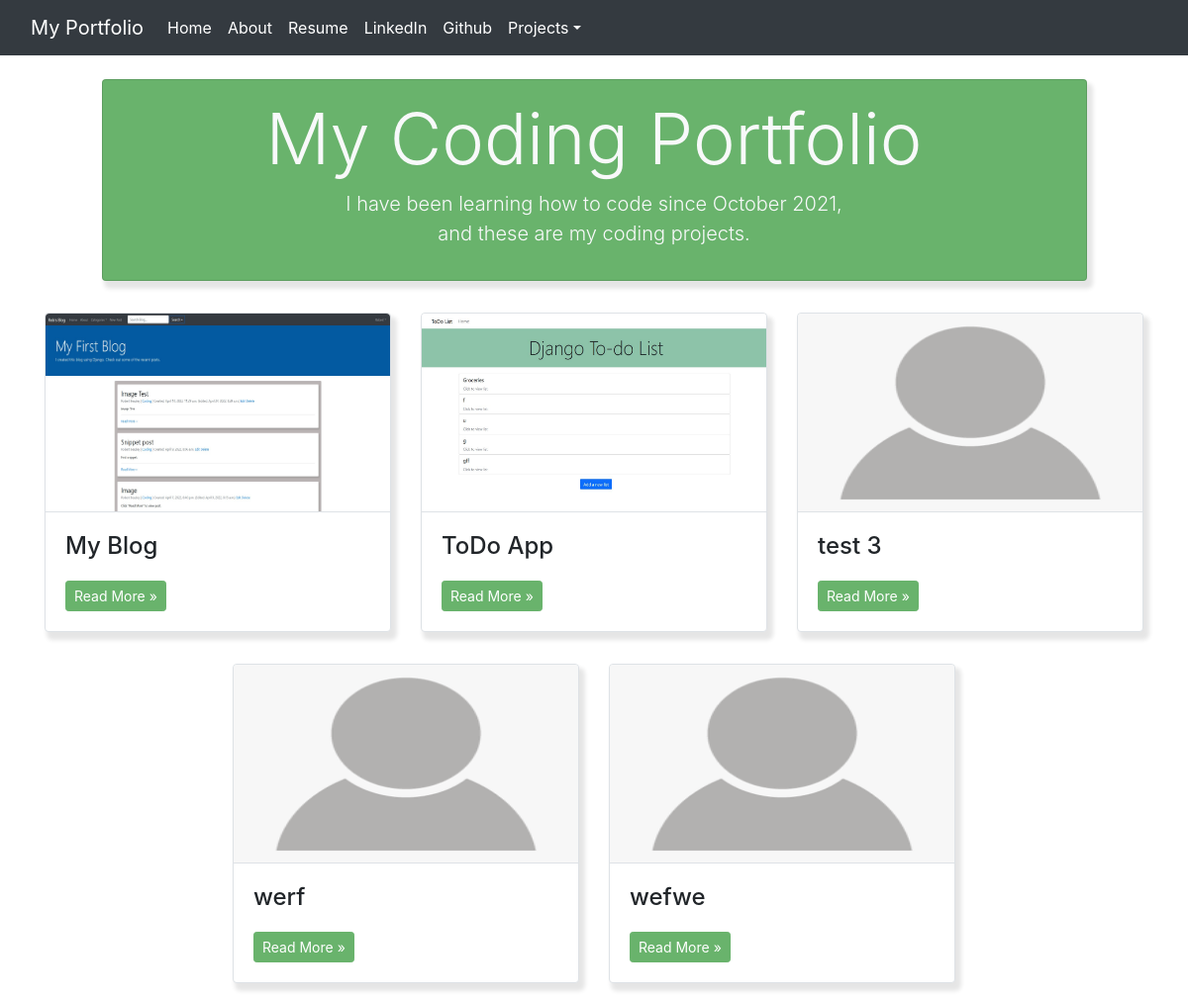
/portfolio/, run on an earlier commit of the app's database.
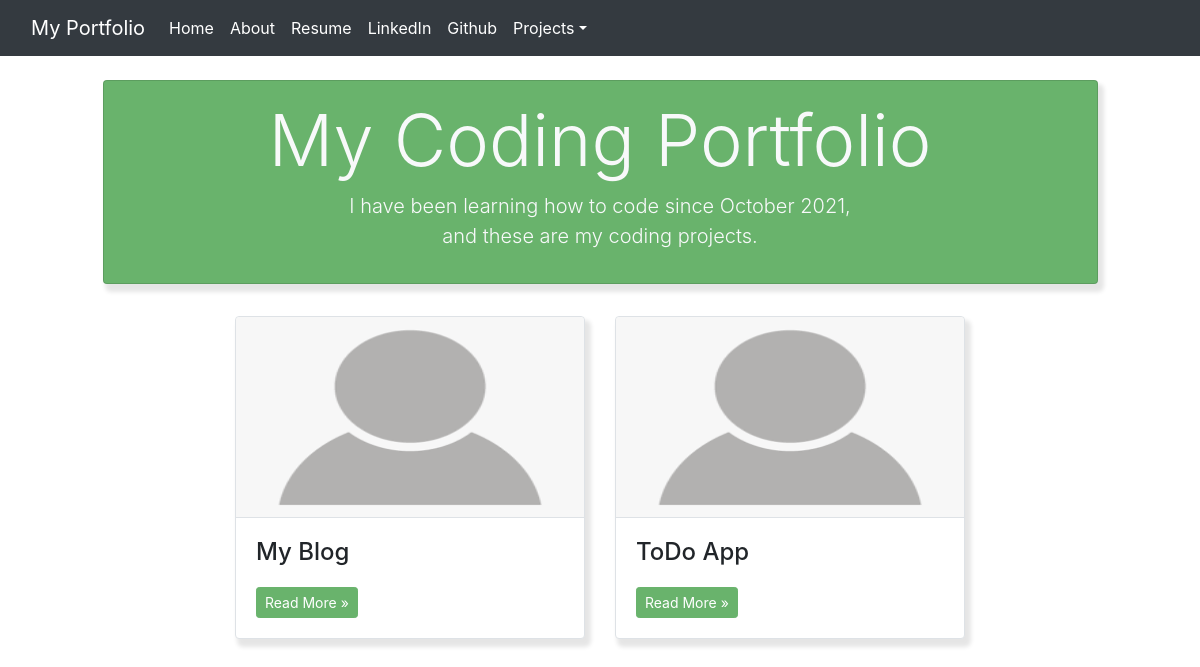
And on a later commit of the database.
### portfolio/models.py (models this page shows, shortened)
class Projects(models.Model):
    order = models.IntegerField(default='1')
    title = models.CharField(max_length=200, unique=True)
    header_image = models.ImageField(null=True, blank=True, upload_to='images/projects')
    author = models.CharField(max_length=200,)
    pub_date = models.DateTimeField(auto_now_add=True)
    snippet = models.CharField(max_length=255, blank=True)
    description = models.TextField(blank=False)
    website_url = models.CharField(max_length=200, null=True, blank=True)
    class Meta:
        verbose_name = 'Project'

### portfolio/views.py (the view)
# urls.py: path('', views.IndexView.as_view(), name='index'),
class IndexView(generic.ListView):
    model = Projects
    template_name = 'portfolio/index.html'
    context_object_name = 'project_list'
    def get_queryset(self):
        return Projects.objects.all().order_by('order')

### portfolio/templates/portfolio/index.html (shortened to what this page needs)
{% extends 'portfolio/base.html' %}
{% load static %}
{% block body %}
<body>
    <header>
        <div class="row justify-content-center">
            <div class="col-md-10">
                <div class="card rounded mt-4 text-center text-light" id="title">
                    <div class="card-body p-3">
                        <h1 class="display-3">My Coding Portfolio</h1>
                        <p class="lead">I have been learning how to code since October 2021,<br> and these are my coding projects.</p>
                    </div>
                </div>
            </div>
        </div>
    </header>
    <div class="container mt-3 rounded">
        <div class="row justify-content-center">
            {% for project in project_list %}
            <div class="col-md-4 py-3">
                <div class="card h-100 border rounded">
                    {% if project.header_image %}
                    <img class="card-image-top rounded-top" style="max-width:100%; height:200px"
                        src="{{ project.header_image.url }}">
                    {% else %}
                    <img class="card-image-top rounded-top" style="max-width:100%; height:200px"
                        src="{% static 'portfolio\images\defaultprofilepic.png' %}">
                    {% endif %}
                    <div class="card-body border-top d-flex flex-column justify-content-between">
                        <div>
                            <h4 class="card-title">{{ project.title }}</h4>
                        </div>
                        <div class="mt-2">
                            <a class="btn btn-success btn-sm" href="{% url 'portfolio:detail' project.id %}"
                                id="site_link" role="button">Read More &raquo;</a>
                        </div>
                    </div>
                </div>
            </div>
            {% endfor %}
        </div>
    </div>
    {% endblock %}

What changed in the data, as far as the page shows it:
removed Projects: title "test 3"
removed Projects: title "werf"
removed Projects: title "wefwe"
changed Projects "My Blog": header_image: picture removed
changed Projects "ToDo App": header_image: picture removed
